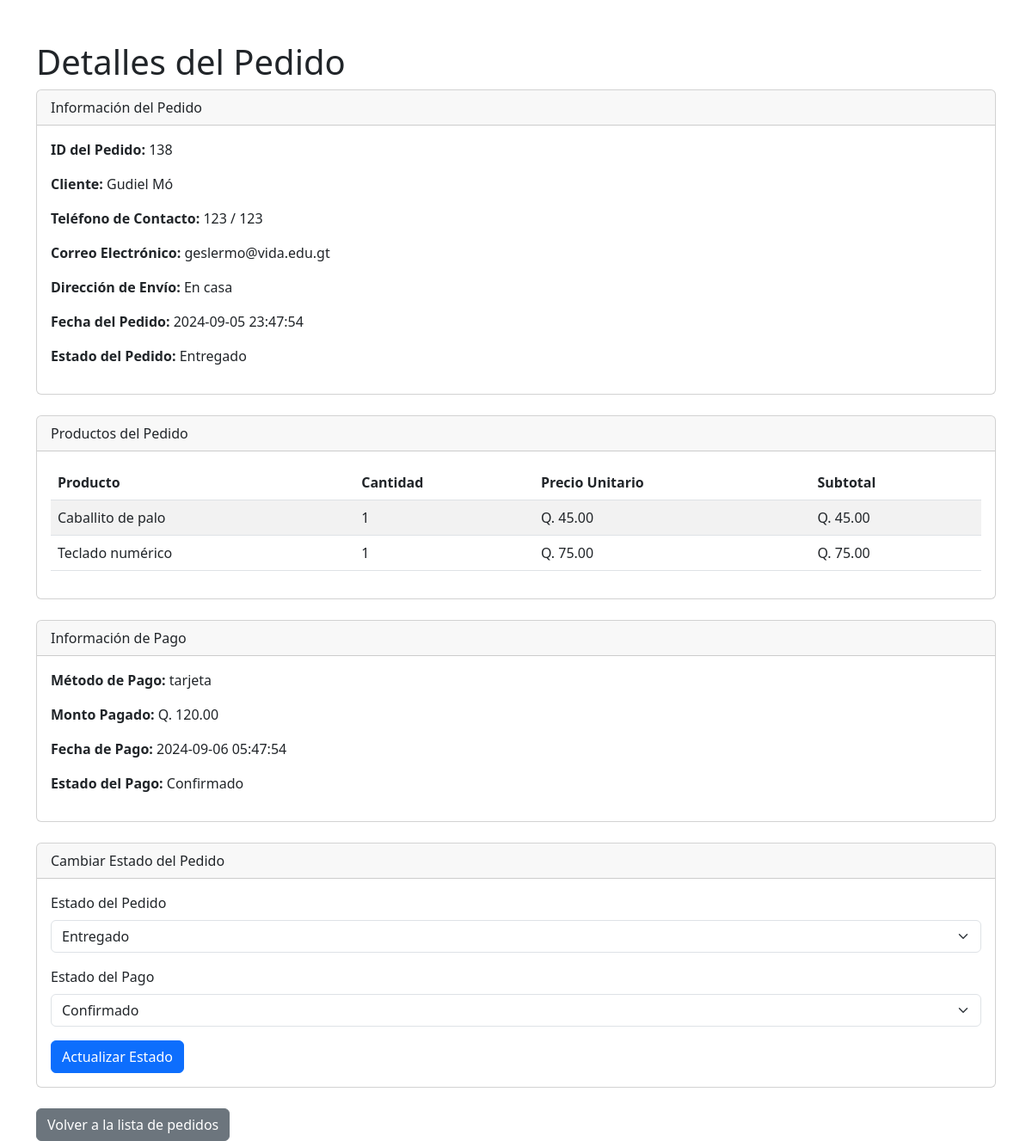
/public/admin/detalle_pedido.php?id_pedido=138 (signed in), run on an earlier commit of the app's database.
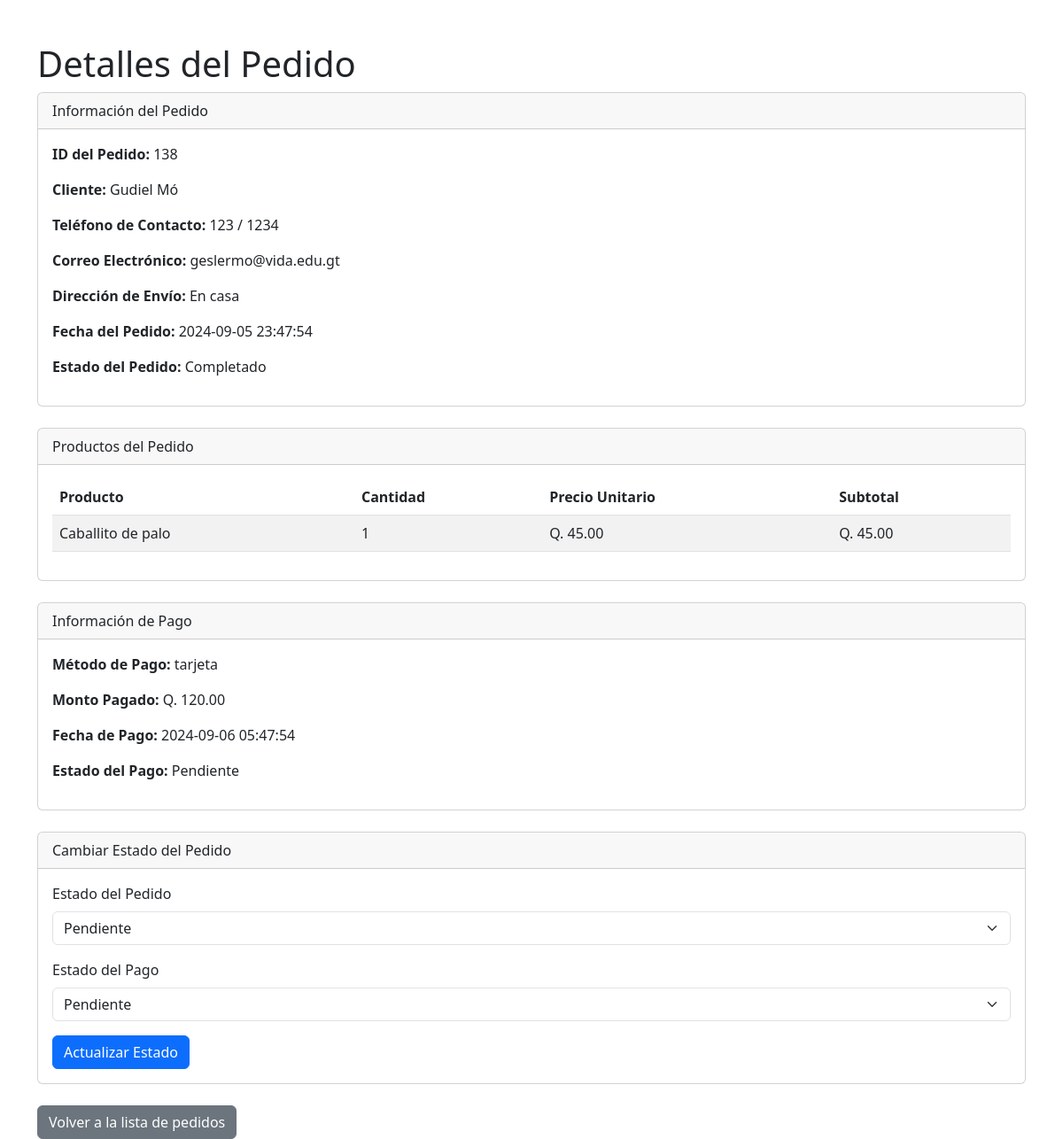
And on a later commit of the database.
### tables this page shows
CREATE TABLE `pedido` (
  `id_pedido` int(11) NOT NULL AUTO_INCREMENT,
  `id_cliente` int(11) NOT NULL,
  `id_vendedor` int(11) DEFAULT NULL,
  `fecha_pedido` datetime NOT NULL,
  `fecha_limite` datetime DEFAULT NULL,
  `estado_pedido` varchar(50) NOT NULL,
  `direccion_envio` text DEFAULT NULL,
  `telefono_contacto` varchar(20) DEFAULT NULL,
  PRIMARY KEY (`id_pedido`)
);

CREATE TABLE `cliente` (
  `id_cliente` int(11) NOT NULL AUTO_INCREMENT,
  `NIT` varchar(20) DEFAULT NULL,
  `nombre1` varchar(255) NOT NULL,
  `nombre2` varchar(255) DEFAULT NULL,
  `nombre3` varchar(255) DEFAULT NULL,
  `apellido1` varchar(255) NOT NULL,
  `apellido2` varchar(255) DEFAULT NULL,
  `correo` varchar(255) NOT NULL,
  `contrasena` varchar(255) NOT NULL,
  `telefono1` varchar(20) DEFAULT NULL,
  `telefono2` varchar(20) DEFAULT NULL,
  `id_direccion` int(11) DEFAULT NULL,
  `id_estado_usuario` int(11) DEFAULT NULL,
  `token_activacion` varchar(255) DEFAULT NULL,
  `token_recuperacion` varchar(255) DEFAULT NULL,
  `fecha_creacion` timestamp NOT NULL DEFAULT current_timestamp(),
  `fecha_token` datetime DEFAULT NULL,
  PRIMARY KEY (`id_cliente`),
  KEY `id_direccion` (`id_direccion`),
  KEY `id_estado_usuario` (`id_estado_usuario`),
  CONSTRAINT `cliente_ibfk_1` FOREIGN KEY (`id_direccion`) REFERENCES `direccion` (`id_direccion`),
  CONSTRAINT `cliente_ibfk_2` FOREIGN KEY (`id_estado_usuario`) REFERENCES `estado_usuario` (`id_estado_usuario`)
);

CREATE TABLE `detalle_pedido` (
  `id_detalle_pedido` int(11) NOT NULL AUTO_INCREMENT,
  `id_pedido` int(11) NOT NULL,
  `id_producto` int(11) NOT NULL,
  `id_emprendedor` int(11) NOT NULL,
  `cantidad` int(11) NOT NULL,
  `precio_unitario` decimal(10,2) NOT NULL,
  `subtotal` decimal(10,2) NOT NULL,
  `nombre_producto` varchar(255) DEFAULT NULL,
  `factura_emprendedor` varchar(255) DEFAULT NULL,
  `descuento_aplicado` decimal(5,2) DEFAULT 0.00,
  PRIMARY KEY (`id_detalle_pedido`)
);

CREATE TABLE `producto` (
  `id_producto` int(11) NOT NULL AUTO_INCREMENT,
  `id_negocio` int(11) DEFAULT NULL,
  `id_categoria` int(11) DEFAULT NULL,
  `nombre_producto` varchar(255) NOT NULL,
  `descripcion` text DEFAULT NULL,
  `costo` decimal(10,0) NOT NULL,
  `precio` decimal(10,2) NOT NULL,
  `stock` int(11) NOT NULL,
  `imagen` varchar(255) DEFAULT NULL,
  `estado` varchar(50) NOT NULL,
  `fecha_actualizacion` timestamp NOT NULL DEFAULT current_timestamp() ON UPDATE current_timestamp(),
  `id_emprendedor` int(11) NOT NULL,
  `tiene_promocion` tinyint(1) DEFAULT 0,
  `precio_promocional` decimal(10,2) DEFAULT NULL,
  `slug` varchar(255) NOT NULL,
  `imagen_alt` varchar(255) DEFAULT NULL,
  `meta_title` varchar(255) DEFAULT NULL,
  `meta_description` text DEFAULT NULL,
  PRIMARY KEY (`id_producto`),
  KEY `id_negocio` (`id_negocio`),
  KEY `id_categoria` (`id_categoria`),
  KEY `fk_producto_emprendedor` (`id_emprendedor`),
  CONSTRAINT `fk_producto_emprendedor` FOREIGN KEY (`id_emprendedor`) REFERENCES `emprendedor` (`id_emprendedor`) ON DELETE CASCADE ON UPDATE CASCADE,
  CONSTRAINT `producto_ibfk_1` FOREIGN KEY (`id_negocio`) REFERENCES `negocio` (`id_negocio`),
  CONSTRAINT `producto_ibfk_2` FOREIGN KEY (`id_categoria`) REFERENCES `categoria` (`id_categoria`)
);

CREATE TABLE `pago` (
  `id_pago` int(11) NOT NULL AUTO_INCREMENT,
  `id_pedido` int(11) DEFAULT NULL,
  `metodo_pago` varchar(255) DEFAULT NULL,
  `monto` decimal(10,2) NOT NULL,
  `fecha_pago` timestamp NOT NULL DEFAULT current_timestamp(),
  `estado_pago` varchar(50) DEFAULT NULL,
  `imagen_comprobante` varchar(255) DEFAULT NULL,
  `id_factura` int(11) DEFAULT NULL,
  PRIMARY KEY (`id_pago`),
  KEY `fk_pago_pedido` (`id_pedido`),
  KEY `fk_pago_factura` (`id_factura`),
  CONSTRAINT `fk_pago_factura` FOREIGN KEY (`id_factura`) REFERENCES `factura` (`id_factura`) ON DELETE SET NULL,
  CONSTRAINT `fk_pago_pedido` FOREIGN KEY (`id_pedido`) REFERENCES `pedido` (`id_pedido`) ON DELETE CASCADE
);

### public/admin/detalle_pedido.php (the view, shortened to what the changed rows need)
<?php
$database = new Database();
$db = $database->getConnection();
$id_pedido = isset($_GET['id_pedido']) ? htmlspecialchars(strip_tags($_GET['id_pedido'])) : die('ID de pedido no especificado.');
$query_pedido = "SELECT p.*, c.nombre1 AS nombre_cliente, c.apellido1 AS apellido_cliente, c.telefono1, c.telefono2, c.correo
                 FROM pedido p
                 JOIN cliente c ON p.id_cliente = c.id_cliente
                 WHERE p.id_pedido = :id_pedido";
$stmt_pedido = $db->prepare($query_pedido);
$stmt_pedido->bindParam(':id_pedido', $id_pedido);
$stmt_pedido->execute();
$pedido = $stmt_pedido->fetch(PDO::FETCH_ASSOC);
$query_detalle = "SELECT dp.*, p.nombre_producto, p.precio
                  FROM detalle_pedido dp
                  JOIN producto p ON dp.id_producto = p.id_producto
                  WHERE dp.id_pedido = :id_pedido";
$stmt_detalle = $db->prepare($query_detalle);
$stmt_detalle->bindParam(':id_pedido', $id_pedido);
$stmt_detalle->execute();
$detalles_pedido = $stmt_detalle->fetchAll(PDO::FETCH_ASSOC);
$query_pago = "SELECT * FROM pago WHERE id_pedido = :id_pedido";
$stmt_pago = $db->prepare($query_pago);
$stmt_pago->bindParam(':id_pedido', $id_pedido);
$stmt_pago->execute();
$pago = $stmt_pago->fetch(PDO::FETCH_ASSOC);
?>
<!DOCTYPE html>
<html lang="es">
<head>
    <link href="https://cdn.jsdelivr.net/npm/bootstrap@5.3.0/dist/css/bootstrap.min.css" rel="stylesheet">
</head>
<body>
    <div class="container mt-5">
        <h1>Detalles del Pedido</h1>
        <div class="card mb-4">
            <div class="card-body">
                <p><strong>ID del Pedido:</strong> <?php echo htmlspecialchars($pedido['id_pedido']); ?></p>
                <p><strong>Cliente:</strong> <?php echo htmlspecialchars($pedido['nombre_cliente'] . ' ' . $pedido['apellido_cliente']); ?></p>
                <p><strong>Teléfono de Contacto:</strong> <?php echo htmlspecialchars($pedido['telefono1']) . ' / ' . htmlspecialchars($pedido['telefono2']); ?></p>
                <p><strong>Correo Electrónico:</strong> <?php echo htmlspecialchars($pedido['correo']); ?></p>
                <p><strong>Dirección de Envío:</strong> <?php echo htmlspecialchars($pedido['direccion_envio']); ?></p>
                <p><strong>Fecha del Pedido:</strong> <?php echo htmlspecialchars($pedido['fecha_pedido']); ?></p>
                <p><strong>Estado del Pedido:</strong> <?php echo htmlspecialchars($pedido['estado_pedido']); ?></p>
            </div>
        </div>
        <div class="card mb-4">
            <div class="card-body">
                <table class="table table-striped">
                    <thead>
                        <tr>
                            <th>Producto</th>
                            <th>Cantidad</th>
                            <th>Precio Unitario</th>
                            <th>Subtotal</th>
                        </tr>
                    </thead>
                    <tbody>
                        <?php foreach ($detalles_pedido as $detalle): ?>
                            <tr>
                                <td><?php echo htmlspecialchars($detalle['nombre_producto']); ?></td>
                                <td><?php echo htmlspecialchars($detalle['cantidad']); ?></td>
                                <td>Q. <?php echo number_format($detalle['precio_unitario'], 2); ?></td>
                                <td>Q. <?php echo number_format($detalle['subtotal'], 2); ?></td>
                            </tr>
                        <?php endforeach; ?>
                    </tbody>
                </table>
            </div>
        </div>
        <div class="card mb-4">
            <div class="card-body">
                <?php if ($pago): ?>
                    <p><strong>Método de Pago:</strong> <?php echo htmlspecialchars($pago['metodo_pago']); ?></p>
                    <p><strong>Monto Pagado:</strong> Q. <?php echo number_format($pago['monto'], 2); ?></p>
                    <p><strong>Fecha de Pago:</strong> <?php echo htmlspecialchars($pago['fecha_pago']); ?></p>
                    <p><strong>Estado del Pago:</strong> <?php echo htmlspecialchars($pago['estado_pago']); ?></p>
                <?php else: ?>
                    <p>No se ha realizado el pago para este pedido.</p>
                <?php endif; ?>
            </div>
        </div>
        <div class="card mb-4">
            <div class="card-body">
                <form action="cambiar_estado_pedido.php" method="POST">
                    <div class="mb-3">
                        <label for="estado_pedido" class="form-label">Estado del Pedido</label>
                        <select id="estado_pedido" name="estado_pedido" class="form-select">
                            <option value="Pendiente" <?php if ($pedido['estado_pedido'] == 'Pendiente') echo 'selected'; ?>>Pendiente</option>
                            <option value="Entregado" <?php if ($pedido['estado_pedido'] == 'Entregado') echo 'selected'; ?>>Entregado</option>
                        </select>
                    </div>
                    <div class="mb-3">
                        <label for="estado_pago" class="form-label">Estado del Pago</label>
                        <select id="estado_pago" name="estado_pago" class="form-select">
                            <option value="Pendiente" <?php if ($pago['estado_pago'] == 'Pendiente') echo 'selected'; ?>>Pendiente</option>
                            <option value="Confirmado" <?php if ($pago['estado_pago'] == 'Confirmado') echo 'selected'; ?>>Confirmado</option>
                        </select>
                    </div>
                </form>
            </div>
        </div>
    </div>
</body>
</html>

What changed in the data, as far as the page shows it:
no longer on this page (row unchanged): detalle_pedido: id_producto.nombre_producto "Teclado numérico", cantidad "1", precio_unitario "75.00", subtotal "75.00"
changed pedido "En casa": id_cliente.telefono2 "123" → "1234"; estado_pedido "Entregado" → "Completado"; estado_pedido "Entregado" → (not shown)
changed pago "tarjeta": estado_pago "Confirmado" → "Pendiente"
Also different on the page:
form field estado_pedido: (not shown) → "Pendiente"
